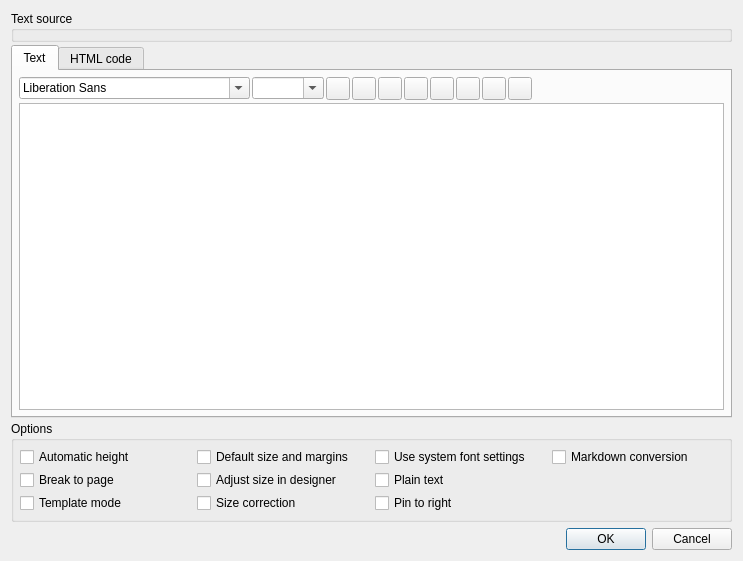
<?xml version="1.0" encoding="UTF-8"?>
<ui version="4.0">
 <class>NCRDTextPropDialogUI</class>
 <widget class="QDialog" name="NCRDTextPropDialogUI">
  <property name="geometry">
   <rect>
    <x>0</x>
    <y>0</y>
    <width>743</width>
    <height>561</height>
   </rect>
  </property>
  <property name="windowTitle">
   <string>Text properties</string>
  </property>
  <layout class="QVBoxLayout">
   <property name="spacing">
    <number>3</number>
   </property>
   <item>
    <widget class="NCRDItemSourcePanel" name="isPanel">
     <property name="title">
      <string>Text source</string>
     </property>
    </widget>
   </item>
   <item>
    <widget class="QTabWidget" name="tab">
     <property name="currentIndex">
      <number>0</number>
     </property>
     <widget class="QWidget" name="tabDocument">
      <attribute name="title">
       <string>Text</string>
      </attribute>
      <layout class="QVBoxLayout" name="verticalLayout">
       <property name="spacing">
        <number>3</number>
       </property>
       <property name="leftMargin">
        <number>6</number>
       </property>
       <property name="topMargin">
        <number>6</number>
       </property>
       <property name="rightMargin">
        <number>6</number>
       </property>
       <property name="bottomMargin">
        <number>6</number>
       </property>
       <item>
        <layout class="QHBoxLayout" name="layEditButton">
         <property name="spacing">
          <number>2</number>
         </property>
         <item>
          <widget class="QFontComboBox" name="comboFont">
           <property name="focusPolicy">
            <enum>Qt::NoFocus</enum>
           </property>
          </widget>
         </item>
         <item>
          <widget class="QComboBox" name="comboSize">
           <property name="focusPolicy">
            <enum>Qt::NoFocus</enum>
           </property>
           <property name="editable">
            <bool>true</bool>
           </property>
          </widget>
         </item>
         <item>
          <widget class="QToolButton" name="tbBold">
           <property name="focusPolicy">
            <enum>Qt::NoFocus</enum>
           </property>
           <property name="icon">
            <iconset resource="designer.qrc">
             <normaloff>:/designer/images/text_bold.png</normaloff>:/designer/images/text_bold.png</iconset>
           </property>
           <property name="checkable">
            <bool>true</bool>
           </property>
          </widget>
         </item>
         <item>
          <widget class="QToolButton" name="tbItalic">
           <property name="focusPolicy">
            <enum>Qt::NoFocus</enum>
           </property>
           <property name="icon">
            <iconset resource="designer.qrc">
             <normaloff>:/designer/images/text_italic.png</normaloff>:/designer/images/text_italic.png</iconset>
           </property>
           <property name="checkable">
            <bool>true</bool>
           </property>
          </widget>
         </item>
         <item>
          <widget class="QToolButton" name="tbUnderline">
           <property name="focusPolicy">
            <enum>Qt::NoFocus</enum>
           </property>
           <property name="icon">
            <iconset resource="designer.qrc">
             <normaloff>:/designer/images/text_underline.png</normaloff>:/designer/images/text_underline.png</iconset>
           </property>
           <property name="checkable">
            <bool>true</bool>
           </property>
          </widget>
         </item>
         <item>
          <widget class="QToolButton" name="tbLeft">
           <property name="focusPolicy">
            <enum>Qt::NoFocus</enum>
           </property>
           <property name="icon">
            <iconset resource="designer.qrc">
             <normaloff>:/designer/images/text_align_left.png</normaloff>:/designer/images/text_align_left.png</iconset>
           </property>
           <property name="checkable">
            <bool>true</bool>
           </property>
          </widget>
         </item>
         <item>
          <widget class="QToolButton" name="tbCenter">
           <property name="focusPolicy">
            <enum>Qt::NoFocus</enum>
           </property>
           <property name="icon">
            <iconset resource="designer.qrc">
             <normaloff>:/designer/images/text_align_center.png</normaloff>:/designer/images/text_align_center.png</iconset>
           </property>
           <property name="checkable">
            <bool>true</bool>
           </property>
          </widget>
         </item>
         <item>
          <widget class="QToolButton" name="tbRight">
           <property name="focusPolicy">
            <enum>Qt::NoFocus</enum>
           </property>
           <property name="icon">
            <iconset resource="designer.qrc">
             <normaloff>:/designer/images/text_align_right.png</normaloff>:/designer/images/text_align_right.png</iconset>
           </property>
           <property name="checkable">
            <bool>true</bool>
           </property>
          </widget>
         </item>
         <item>
          <widget class="QToolButton" name="tbJusti">
           <property name="focusPolicy">
            <enum>Qt::NoFocus</enum>
           </property>
           <property name="icon">
            <iconset resource="designer.qrc">
             <normaloff>:/designer/images/text_align_justify.png</normaloff>:/designer/images/text_align_justify.png</iconset>
           </property>
           <property name="checkable">
            <bool>true</bool>
           </property>
          </widget>
         </item>
         <item>
          <widget class="QToolButton" name="tbColor">
           <property name="focusPolicy">
            <enum>Qt::NoFocus</enum>
           </property>
          </widget>
         </item>
         <item>
          <spacer name="spacer">
           <property name="orientation">
            <enum>Qt::Horizontal</enum>
           </property>
           <property name="sizeHint" stdset="0">
            <size>
             <width>40</width>
             <height>20</height>
            </size>
           </property>
          </spacer>
         </item>
        </layout>
       </item>
       <item>
        <widget class="QTextEdit" name="textEdit"/>
       </item>
      </layout>
     </widget>
     <widget class="QWidget" name="tabHtml">
      <attribute name="title">
       <string>HTML code</string>
      </attribute>
      <layout class="QVBoxLayout" name="verticalLayout_2">
       <property name="spacing">
        <number>3</number>
       </property>
       <property name="leftMargin">
        <number>6</number>
       </property>
       <property name="topMargin">
        <number>6</number>
       </property>
       <property name="rightMargin">
        <number>6</number>
       </property>
       <property name="bottomMargin">
        <number>6</number>
       </property>
       <item>
        <widget class="QPlainTextEdit" name="htmlEdit">
         <property name="font">
          <font>
           <family>Courier</family>
           <pointsize>10</pointsize>
          </font>
         </property>
        </widget>
       </item>
      </layout>
     </widget>
    </widget>
   </item>
   <item>
    <widget class="QGroupBox" name="groupBox">
     <property name="title">
      <string>Options</string>
     </property>
     <layout class="QGridLayout" name="gridOpt">
      <property name="leftMargin">
       <number>6</number>
      </property>
      <property name="topMargin">
       <number>6</number>
      </property>
      <property name="rightMargin">
       <number>6</number>
      </property>
      <property name="bottomMargin">
       <number>6</number>
      </property>
      <property name="verticalSpacing">
       <number>3</number>
      </property>
      <item row="2" column="1">
       <widget class="QCheckBox" name="cbFix">
        <property name="text">
         <string>Size correction</string>
        </property>
       </widget>
      </item>
      <item row="0" column="0">
       <widget class="QCheckBox" name="cbAutoHeight">
        <property name="text">
         <string>Automatic height</string>
        </property>
       </widget>
      </item>
      <item row="1" column="0">
       <widget class="QCheckBox" name="cbBreakToPage">
        <property name="text">
         <string>Break to page</string>
        </property>
       </widget>
      </item>
      <item row="1" column="1">
       <widget class="QCheckBox" name="cbAdjust">
        <property name="text">
         <string>Adjust size in designer</string>
        </property>
       </widget>
      </item>
      <item row="0" column="1">
       <widget class="QCheckBox" name="cbDefault">
        <property name="text">
         <string>Default size and margins</string>
        </property>
       </widget>
      </item>
      <item row="2" column="0">
       <widget class="QCheckBox" name="cbTemplate">
        <property name="text">
         <string>Template mode</string>
        </property>
       </widget>
      </item>
      <item row="0" column="2">
       <widget class="QCheckBox" name="cbDefaultFont">
        <property name="text">
         <string>Use system font settings</string>
        </property>
       </widget>
      </item>
      <item row="1" column="2">
       <widget class="QCheckBox" name="cbPlain">
        <property name="text">
         <string>Plain text</string>
        </property>
       </widget>
      </item>
      <item row="2" column="2">
       <widget class="QCheckBox" name="cbPinToRight">
        <property name="text">
         <string>Pin to right</string>
        </property>
       </widget>
      </item>
      <item row="0" column="3">
       <widget class="QCheckBox" name="cbMarkdown">
        <property name="text">
         <string>Markdown conversion</string>
        </property>
       </widget>
      </item>
     </layout>
    </widget>
   </item>
   <item>
    <widget class="NCRDPrintWhenPanel" name="printWhenPanel" native="true"/>
   </item>
   <item>
    <widget class="QDialogButtonBox" name="buttonBox">
     <property name="orientation">
      <enum>Qt::Horizontal</enum>
     </property>
     <property name="standardButtons">
      <set>QDialogButtonBox::Cancel|QDialogButtonBox::Ok</set>
     </property>
    </widget>
   </item>
  </layout>
 </widget>
 <customwidgets>
  <customwidget>
   <class>NCRDPrintWhenPanel</class>
   <extends>QWidget</extends>
   <header>ncrdprintwhenpanel.h</header>
   <container>1</container>
  </customwidget>
  <customwidget>
   <class>NCRDItemSourcePanel</class>
   <extends>QGroupBox</extends>
   <header>ncrditemsourcepanel.h</header>
   <container>1</container>
  </customwidget>
 </customwidgets>
 <tabstops>
  <tabstop>tab</tabstop>
  <tabstop>textEdit</tabstop>
  <tabstop>cbAutoHeight</tabstop>
  <tabstop>cbBreakToPage</tabstop>
  <tabstop>cbTemplate</tabstop>
  <tabstop>cbDefault</tabstop>
  <tabstop>cbAdjust</tabstop>
  <tabstop>cbFix</tabstop>
  <tabstop>cbDefaultFont</tabstop>
  <tabstop>cbPlain</tabstop>
  <tabstop>buttonBox</tabstop>
 </tabstops>
 <resources>
  <include location="designer.qrc"/>
 </resources>
 <connections>
  <connection>
   <sender>buttonBox</sender>
   <signal>accepted()</signal>
   <receiver>NCRDTextPropDialogUI</receiver>
   <slot>accept()</slot>
   <hints>
    <hint type="sourcelabel">
     <x>257</x>
     <y>555</y>
    </hint>
    <hint type="destinationlabel">
     <x>157</x>
     <y>274</y>
    </hint>
   </hints>
  </connection>
  <connection>
   <sender>buttonBox</sender>
   <signal>rejected()</signal>
   <receiver>NCRDTextPropDialogUI</receiver>
   <slot>reject()</slot>
   <hints>
    <hint type="sourcelabel">
     <x>325</x>
     <y>555</y>
    </hint>
    <hint type="destinationlabel">
     <x>286</x>
     <y>274</y>
    </hint>
   </hints>
  </connection>
 </connections>
 <designerdata>
  <property name="gridDeltaX">
   <number>10</number>
  </property>
  <property name="gridDeltaY">
   <number>10</number>
  </property>
  <property name="gridSnapX">
   <bool>true</bool>
  </property>
  <property name="gridSnapY">
   <bool>true</bool>
  </property>
  <property name="gridVisible">
   <bool>true</bool>
  </property>
 </designerdata>
</ui>
